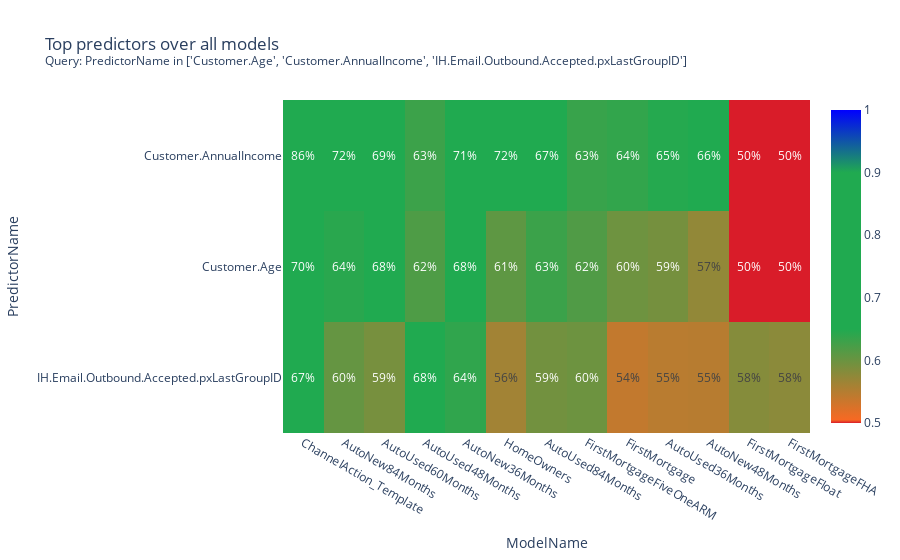

Source (notebook cell):
### Markdown cell above
What the two previous visualisations could not represent very well is the performance of the predictors over different models. That is what the plotPredictorPerformanceHeatmap function does; again with subsetting of predictors as a recommended step.

### Code cell
plot = CDHSample.plotPredictorPerformanceHeatmap(query=f'PredictorName in {["Customer.Age", "Customer.AnnualIncome", "IH.Email.Outbound.Accepted.pxLastGroupID"]}')

### Figure 1 — Plotly figure (JSON) as saved in the notebook; plotly's stock layout.template omitted (floating-point values rounded to 4 significant figures)
{"data": [{"coloraxis": "coloraxis", "hovertemplate": "ModelName: %{x}<br>PredictorName: %{y}<br>color: %{z}<extra></extra>", "name": "0", "texttemplate": "%{z:.0%}", "type": "heatmap", "x": ["ChannelAction_Template", "AutoNew84Months", "AutoUsed60Months", "AutoUsed48Months", "AutoNew36Months", "HomeOwners", "AutoUsed84Months", "FirstMortgageFiveOneARM", "FirstMortgage", "AutoUsed36Months", "AutoNew48Months", "FirstMortgageFloat", "FirstMortgageFHA"], "xaxis": "x", "y": ["Customer.AnnualIncome", "Customer.Age", "IH.Email.Outbound.Accepted.pxLastGroupID"], "yaxis": "y", "z": [[0.8638, 0.7222, 0.6905, 0.6312, 0.7114, 0.7153, 0.672, 0.6341, 0.6378, 0.6469, 0.6579, 0.5, 0.5], [0.7033, 0.6441, 0.6788, 0.6187, 0.6761, 0.6079, 0.632, 0.6176, 0.5977, 0.5929, 0.5731, 0.5, 0.5], [0.6678, 0.6034, 0.5912, 0.6788, 0.6391, 0.5625, 0.5947, 0.5978, 0.5405, 0.5468, 0.5482, 0.582, 0.5782]]}], "layout": {"coloraxis": {"cmax": 1, "cmin": 0.5, "colorscale": [[0, "#d91c29"], [0.01, "#F76923"], [0.3, "#20aa50"], [0.8, "#20aa50"], [1, "#0000FF"]]}, "title": {"text": "Top predictors over all models <br><sup>Query: PredictorName in ['Customer.Age', 'Customer.AnnualIncome', 'IH.Email.Outbound.Accepted.pxLastGroupID']</sup>"}, "xaxis": {"anchor": "y", "domain": [0, 1], "dtick": 1, "title": {"text": "ModelName"}}, "yaxis": {"anchor": "x", "automargin": true, "autorange": "reversed", "domain": [0, 1], "dtick": 1, "title": {"text": "PredictorName"}}}}
